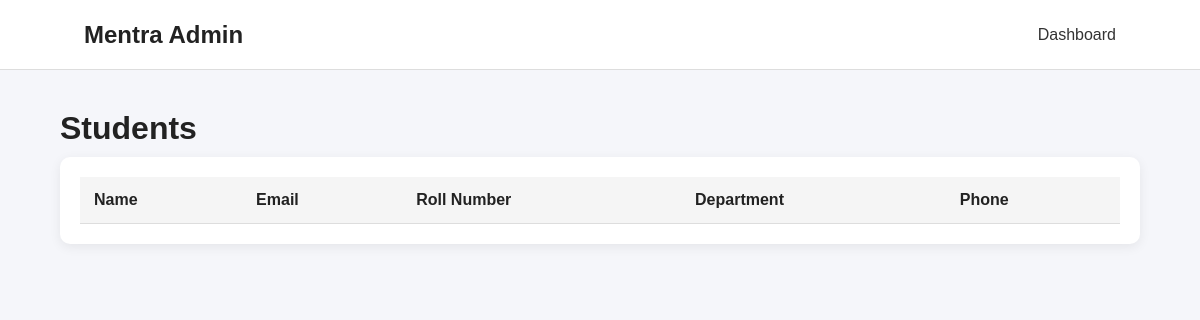
Before: /admin/students.php (signed in) with the older database file.
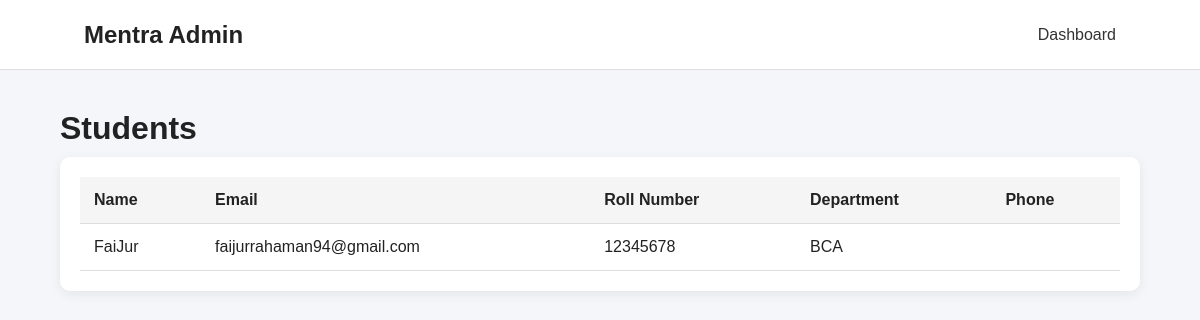
After: the same page with the newer database file.
### tables this page shows
CREATE TABLE `users` (
  `id` int(11) NOT NULL,
  `full_name` varchar(100) NOT NULL,
  `email` varchar(100) NOT NULL,
  `roll_number` varchar(50) DEFAULT NULL,
  `phone` varchar(20) DEFAULT NULL,
  `department` varchar(50) DEFAULT NULL,
  `password` varchar(255) NOT NULL,
  `role` enum('student','supervisor','admin') DEFAULT 'student',
  `created_at` timestamp NOT NULL DEFAULT current_timestamp()
);

### admin/students.php (the view, shortened to what this page needs)
<?php
require_once "../backend/db.php";
$sql = "SELECT id, full_name, email, roll_number,
               phone, department, created_at
        FROM users
        WHERE role = 'student'
        ORDER BY created_at DESC";
$result = mysqli_query($conn, $sql);
?>
<!DOCTYPE html>
<html lang="en">
<head>
    <link rel="stylesheet"
          href="admin.css">
</head>
<body>
<header class="header">
    <h2>Mentra Admin</h2>
    <a href="dashboard.php">
        Dashboard
    </a>
</header>
<main class="container">
    <h1>Students</h1>
    <div class="table-container">
        <table>
            <thead>
                <tr>
                    <th>Name</th>
                    <th>Email</th>
                    <th>Roll Number</th>
                    <th>Department</th>
                    <th>Phone</th>
                </tr>
            </thead>
            <tbody>
            <?php while ($student = mysqli_fetch_assoc($result)): ?>
                <tr>
                    <td>
                        <?php
                        echo htmlspecialchars(
                            $student['full_name']
                        );
                        ?>
                    </td>
                    <td>
                        <?php
                        echo htmlspecialchars(
                            $student['email']
                        );
                        ?>
                    </td>
                    <td>
                        <?php
                        echo htmlspecialchars(
                            $student['roll_number']
                        );
                        ?>
                    </td>
                    <td>
                        <?php
                        echo htmlspecialchars(
                            $student['department']
                        );
                        ?>
                    </td>
                    <td>
                    </td>
                </tr>
            <?php endwhile; ?>
            </tbody>
        </table>
    </div>
</main>
</body>
</html>

Changed rows visible on the page:
added users: full_name "FaiJur", email "faijurrahaman94@gmail.com", roll_number "12345678", department "BCA"
